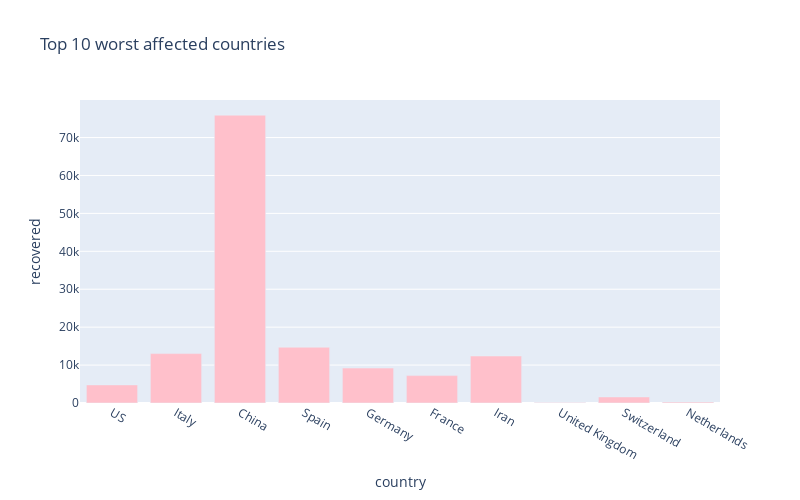

Here is the notebook cell this chart was saved with:
### Markdown cell above
# Worst hit countries - Recovering cases

### Code cell
px.bar(
    sorted_country_df.head(10),
    x = "country",
    y = "recovered",
    title= "Top 10 worst affected countries", # the axis names
    color_discrete_sequence=["pink"], 
    height=500,
    width=800
)

### Figure 1 — Plotly figure (JSON) as saved in the notebook; plotly's stock layout.template omitted (floating-point values rounded to 4 significant figures)
{"data": [{"alignmentgroup": "True", "hoverlabel": {"namelength": 0}, "hovertemplate": "country=%{x}<br>recovered=%{y}", "legendgroup": "", "marker": {"color": "pink"}, "name": "", "offsetgroup": "", "orientation": "v", "showlegend": false, "textposition": "auto", "type": "bar", "x": ["US", "Italy", "China", "Spain", "Germany", "France", "Iran", "United Kingdom", "Switzerland", "Netherlands"], "xaxis": "x", "y": [4767, 13030, 75903, 14709, 9211, 7226, 12391, 151, 1595, 253], "yaxis": "y"}], "layout": {"barmode": "relative", "height": 500, "legend": {"tracegroupgap": 0}, "title": {"text": "Top 10 worst affected countries"}, "width": 800, "xaxis": {"anchor": "y", "domain": [0, 1], "title": {"text": "country"}}, "yaxis": {"anchor": "x", "domain": [0, 1], "title": {"text": "recovered"}}}}
